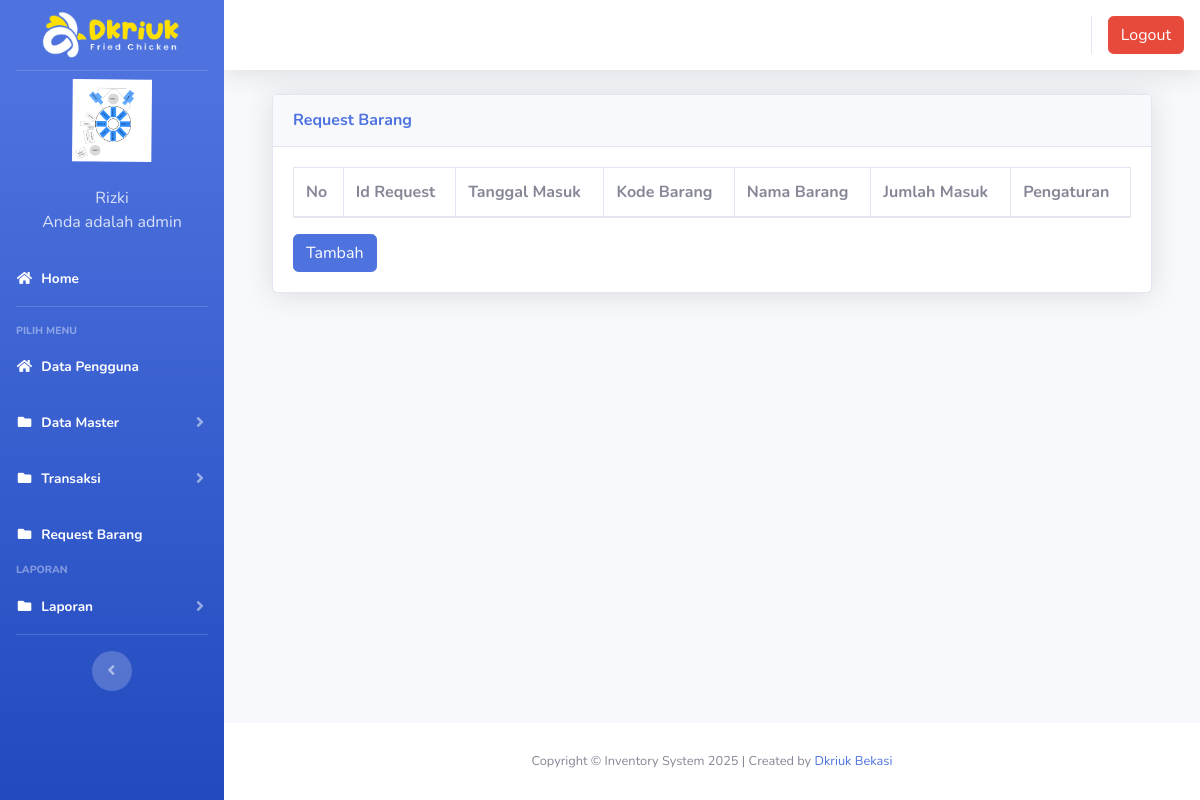
The app's page /index3.php?page=requestbarang (signed in), older data.
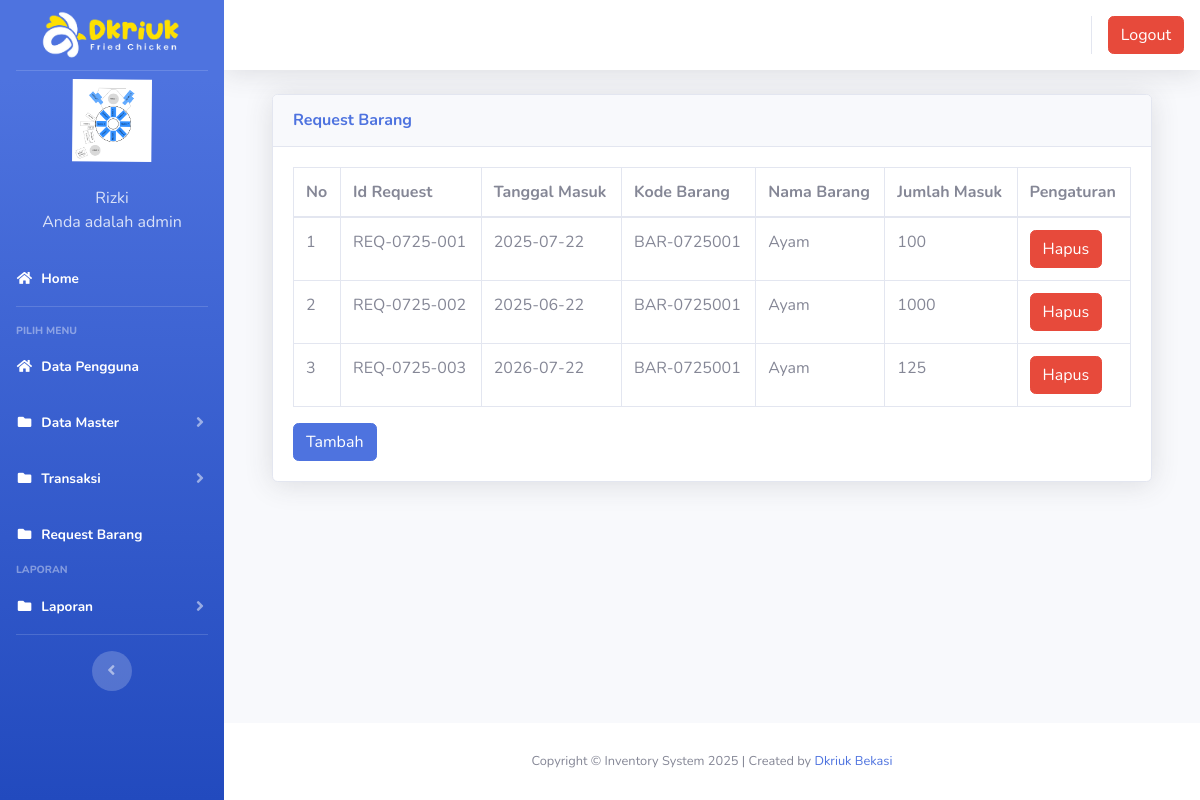
The same page, newer data.
### tables this page shows
CREATE TABLE IF NOT EXISTS `request_barang` (
  `id` int(11) NOT NULL AUTO_INCREMENT,
  `id_request` varchar(50) NOT NULL,
  `tanggal` date NOT NULL,
  `kode_barang` varchar(50) NOT NULL,
  `nama_barang` varchar(50) NOT NULL,
  `supplier` varchar(50) NOT NULL,
  `jumlah` int(11) NOT NULL DEFAULT 0,
  PRIMARY KEY (`id`)
);

### index3.php (the view, shortened to what the changed rows need)
<?php
	$koneksi = new mysqli("localhost","pora5278_fahmi","Au1b839@@","pora5278_inventrizki");
	?>
<!DOCTYPE html>
<html lang="en">
<head>
  <link href="vendor/fontawesome-free/css/all.min.css" rel="stylesheet" type="text/css">
  <link href="css/sb-admin-2.min.css" rel="stylesheet">
  <link href="vendor/datatables/dataTables.bootstrap4.min.css" rel="stylesheet">
</head>
<body id="page-top">
  <div id="wrapper">
    <div id="content-wrapper" class="d-flex flex-column">
      <div id="content">
        <div class="container-fluid">
		 <section class="content">
		      <?php
			   $page = $_GET['page'];
			   $aksi = $_GET['aksi'];
         	if ($page == "requestbarang") {
				   if ($aksi == "") {
					   include "page/requestbarang/requestbarang.php";
				   }
			   }
			   ?>
    </section>
</div>
    </div>
  </div>
  </div>
</body>
</html>

### page/requestbarang/requestbarang.php (shortened to what the changed rows need)
<div class="container-fluid">
  <div class="card shadow mb-4">
    <div class="card-body">
      <div class="table-responsive">
        <table class="table table-bordered" id="dataTable" width="100%" cellspacing="0">
        <thead>
                                <tr>
			<th>No</th>
			<th>Id Request</th>
			<th>Tanggal Masuk</th>
			<th>Kode Barang</th>
			<th>Nama Barang</th>
			<th>Jumlah Masuk</th>
			<th>Pengaturan</th>
                                </tr>
		</thead>
          <tbody>
            <?php
	$no = 1;
	$sql = $koneksi->query("select * from request_barang");
	while ($data = $sql->fetch_assoc()) {
	?>
                                <tr>
                                    <td><?php echo $no++; ?></td>
			<td><?php echo $data['id_request'] ?></td>
			<td><?php echo $data['tanggal'] ?></td>
			<td><?php echo $data['kode_barang'] ?></td>
			<td><?php echo $data['nama_barang'] ?></td>
			<td><?php echo $data['jumlah'] ?></td>
			<td>
			<a onclick="return confirm('Apakah anda yakin akan menghapus data ini?')" href="?page=requestbarang&aksi=hapusrequestbarang&id_request=<?php echo $data['id_request'] ?>" class="btn btn-danger" >Hapus</a>
			</td>
                                </tr>
	<?php }?>
		   </tbody>
                        </table>
      </div>
    </div>
  </div>
</div>

Row changes from the older to the newer data that the page shows:
added request_barang: id_request "REQ-0725-001", tanggal "2025-07-22", kode_barang "BAR-0725001", nama_barang "Ayam", jumlah "100"
added request_barang: id_request "REQ-0725-002", tanggal "2025-06-22", kode_barang "BAR-0725001", nama_barang "Ayam", jumlah "1000"
added request_barang: id_request "REQ-0725-003", tanggal "2026-07-22", kode_barang "BAR-0725001", nama_barang "Ayam", jumlah "125"
